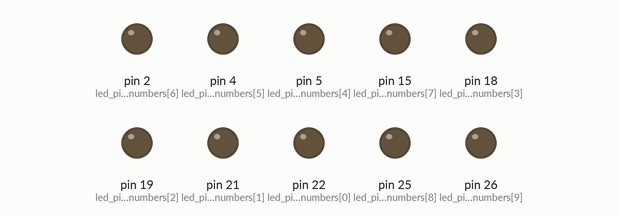
Simulated run of this program. Board: MicroPython board. On the bench: output pins drawn as LEDs (lit = HIGH).

Above: at 0.5 s.
At 5.7 s:
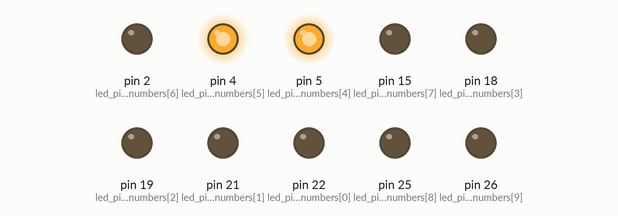
At 8.2 s:
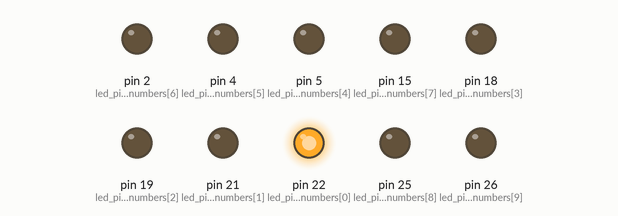
At 11.2 s:
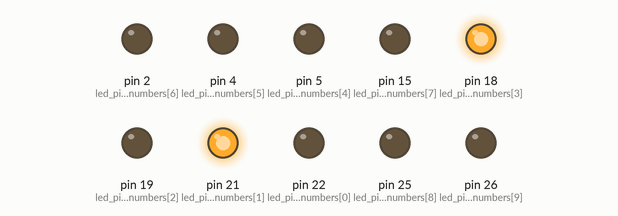
At 16.2 s:
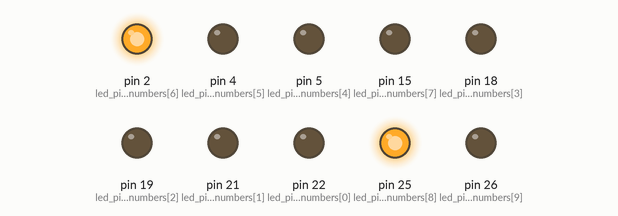
At 21.7 s:
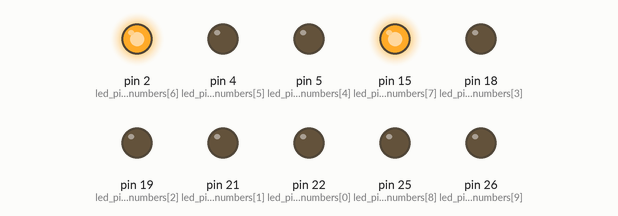
Timing chart, 0 to 22.1 s (numbered marks = the images above):
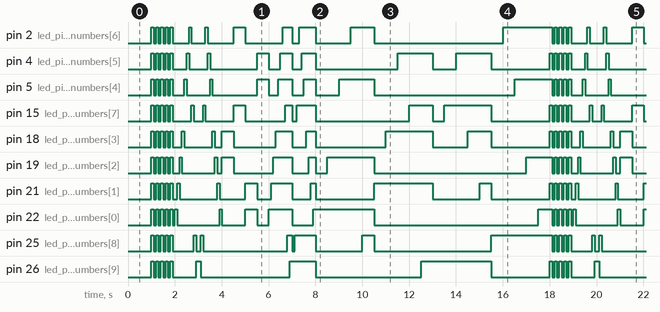

The program:

LedsFunciones.py
```python
#Link: https://wokwi.com/projects/375801867799979009

from machine import Pin, Timer
from utime import sleep_ms

led_pin_numbers = [22, 21, 19, 18, 5, 4, 2, 15,25,26]
led_pins = []

OFF = 0
ON = 1

SHORT_SLEEP_MS = 100
MEDIUM_SLEEP_MS = 500

# Setup

def setup_pins():
    for pin in led_pin_numbers:
        led_pins.append(Pin(pin, Pin.OUT))

def turn_off_leds():
    for pin in led_pins:
        pin.value(OFF)

def turn_on_leds():
    for pin in led_pins:
        pin.value(ON)

def running_leds():
    for pin in led_pins:
        turn_off_leds()
        pin.value(ON)
        sleep_ms(SHORT_SLEEP_MS)

    for pin in reversed(led_pins):
        turn_off_leds()
        pin.value(ON)
        sleep_ms(SHORT_SLEEP_MS)

def mixer_leds():
    turn_off_leds()
    for pin in led_pins:
        pin.value(ON)
        sleep_ms(SHORT_SLEEP_MS)

    turn_off_leds()
    for pin in reversed(led_pins):
        pin.value(ON)
        sleep_ms(SHORT_SLEEP_MS)

def blink_blink_leds():
    for _ in range(5):
        turn_on_leds()
        sleep_ms(SHORT_SLEEP_MS)
        turn_off_leds()
        sleep_ms(SHORT_SLEEP_MS)

def odd_even_leds():
    turn_off_leds()
    for pin in led_pins[::2]:
        pin.value(ON)
        sleep_ms(MEDIUM_SLEEP_MS)

    turn_off_leds()
    for pin in led_pins[1::2]:
        pin.value(ON)
        sleep_ms(MEDIUM_SLEEP_MS)

    turn_off_leds()
    for pin in led_pins[-1::-2]:
        pin.value(ON)
        sleep_ms(MEDIUM_SLEEP_MS)

    turn_off_leds()
    for pin in led_pins[-2::-2]:
        pin.value(ON)
        sleep_ms(MEDIUM_SLEEP_MS)

def dual_blink_leds():
    for index in [2, 6, 0, 4]:
        turn_off_leds()
        for pin in led_pins[index:index+2]:
            pin.value(ON)
        sleep_ms(MEDIUM_SLEEP_MS)

def led_light_show(t):
    led_effects = [blink_blink_leds, running_leds, dual_blink_leds, mixer_leds, odd_even_leds]

    for effect in led_effects:
        effect()

def main():
    setup_pins()

    led_timer = Timer(1)
    led_timer.init(mode=Timer.PERIODIC, period=1000, callback=led_light_show)

if __name__ == '__main__':
    main()
```

Measured:
- by itself, pin 26 (led_pin_numbers[9]): repeats every 17.0 s: 4 × (LOW 0.10 s, HIGH 0.10 s), LOW 1.0 s, HIGH 0.20 s, LOW 3.8 s, HIGH 1.1 s, LOW 4.5 s, HIGH 3.0 s, LOW 2.5 s, HIGH 0.10 s
- by itself, pin 22 (led_pin_numbers[0]): repeats every 17.0 s: 5 × (LOW 0.10 s, HIGH 0.10 s), LOW 1.8 s, HIGH 0.10 s, LOW 1.0 s, HIGH 0.50 s, LOW 0.50 s, HIGH 1.0 s, LOW 0.90 s, HIGH 2.6 s, LOW 7.0 s, HIGH 0.60 s
- by itself, everything shown: repeats every 17.0 s, in 73 steps
